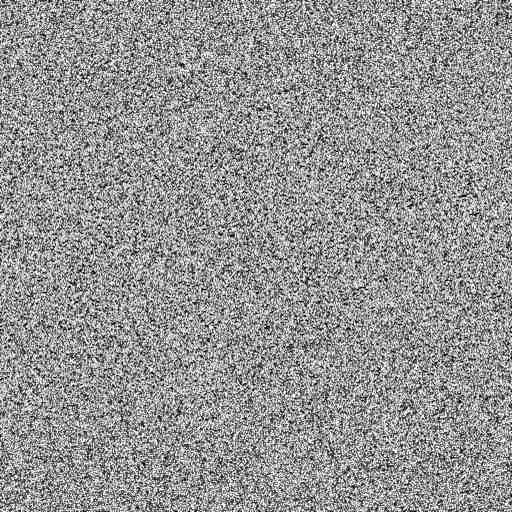
#> input picture toys/python/2d/images_as_values/images/noise.jpg, 512 x 512 px
$ python embedding.py
#> lines starting #> are read from the running program, lines starting #| are printed output that depends on the picture; long printed decimals are rounded
import numpy as np
import cv2


def embed(img, max_val=255):
  '''Ternary MAP'''
  threshes = [int(max_val / 3), int((max_val / 3) * 2)]
  embedded = np.empty_like(img, dtype=np.int8)

  embedded[img < threshes[0]] = -1
  embedded[(img >= threshes[0]) & (img < threshes[1])] = 0
  embedded[img >= threshes[1]] = 1

  return embedded


if __name__ == '__main__':
  img_noise = cv2.imread('./images/noise.jpg', cv2.IMREAD_GRAYSCALE)
#> img_noise is the input picture: shape (512, 512); min 0, max 255, mean 148.1
  e = embed(img_noise)
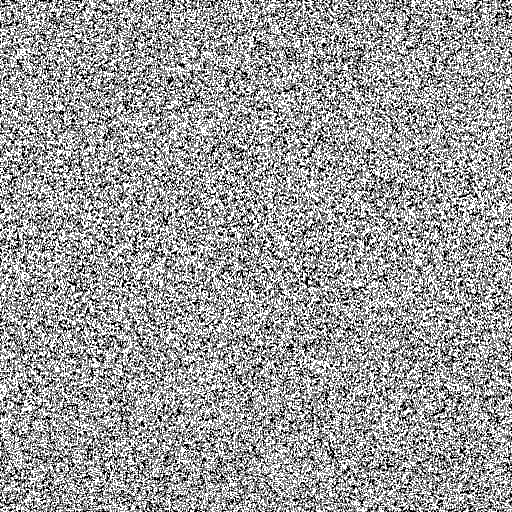
#> e: shape (512, 512) int8; min -1, max 1, mean 0.236; drawn with min black and max white

  print('Noise is a good random symbolic hypervector')
  print("dims:", 512*512)
  print("mean:", np.mean(img_noise))
#| mean: 148.138
  print("std:", np.std(img_noise))
#| std: 56.439
  print("var:", np.var(img_noise))
#| var: 3185.336
  print("norm:", np.linalg.norm(img_noise))
#| norm: 81164.851
  print(e[0:10])
#> (printed output is left out)
  print(e[127:127])
  print()


  img_pen = cv2.imread('./images/pen.jpg', cv2.IMREAD_GRAYSCALE)
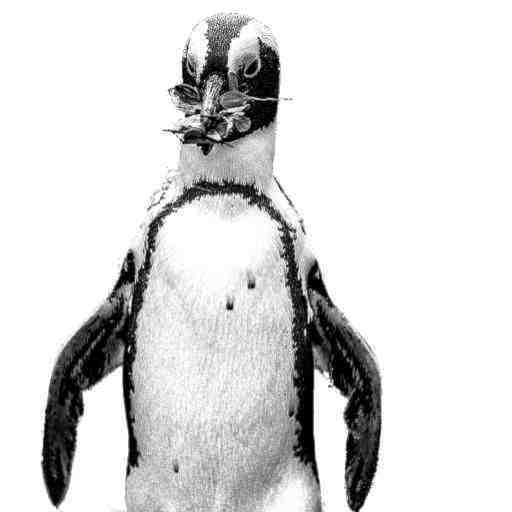
#> input picture toys/python/2d/images_as_values/images/pen.jpg, 512 x 512 px
#> img_pen is the input picture: shape (512, 512); min 0, max 255, mean 218.7
  e = embed(img_pen)
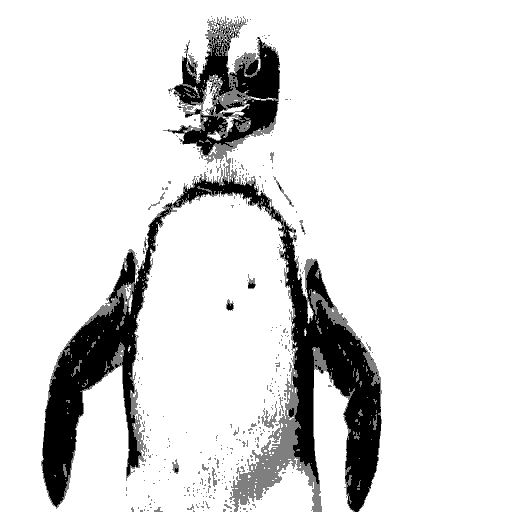
#> e: shape (512, 512) int8; min -1, max 1, mean 0.748; drawn with min black and max white

  print('Is Pen a good random symbolic hypervector?')
  print("dims:", 512*512)
  print("mean:", np.mean(img_pen))
#| mean: 218.704
  print("std:", np.std(img_pen))
#| std: 70.480
  print("var:", np.var(img_pen))
#| var: 4967.462
  print("norm:", np.linalg.norm(img_pen))
#| norm: 117647.536
  print(e[0:10])
#> (printed output is left out)
  print(e[127:127])
  print()
